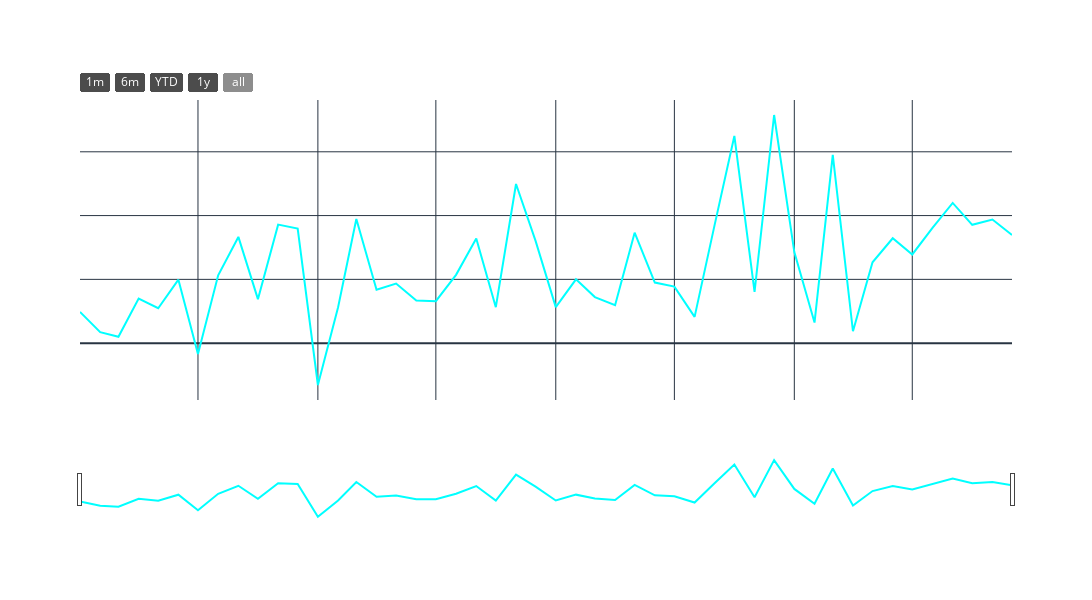

The code cell stored with this chart in its notebook:
### Code cell
# Group by month and sum the profit
profit_by_month = df.groupby('month_year')['Profit'].sum().reset_index()

# Create the line plot
fig = px.line(profit_by_month,
              x='month_year',
              y='Profit',
              title='Monthly Profit Analysis',
              hover_name='month_year',
              width=1200, height=600,
              template='plotly_dark')  # Use a dark theme

# Customize the line color
fig.update_traces(line=dict(color='cyan', width=2))

# Update layout for better readability on dark background
fig.update_layout(
    xaxis_title='Month-Year',
    yaxis_title='Profit',
    hovermode='x unified',
    xaxis=dict(
        tickangle=-45,
        tickfont=dict(size=10, color='white'),
        tickmode='auto',
        nticks=12
    ),
    yaxis=dict(
        tickfont=dict(size=10, color='white')
    ),
    title_font=dict(size=20, color='white'),
    paper_bgcolor='rgba(0,0,0,0)',  # Transparent background
    plot_bgcolor='rgba(0,0,0,0)',   # Transparent plot background
    font=dict(color='white')        # Set default font color to white
)

# Add range slider and selector
fig.update_xaxes(
    rangeslider_visible=True,
    rangeselector=dict(
        buttons=list([
            dict(count=1, label='1m', step='month', stepmode='backward'),
            dict(count=6, label='6m', step='month', stepmode='backward'),
            dict(count=1, label='YTD', step='year', stepmode='todate'),
            dict(count=1, label='1y', step='year', stepmode='backward'),
            dict(step='all')
        ]),
        bgcolor='rgba(0,0,0,0.7)',  # Semi-transparent background for the range selector
        font=dict(color='white')    # White text for the range selector
    )
)

# Show the plot
fig.show()

### Figure 1 — Plotly figure (JSON) as saved in the notebook; plotly's stock layout.template omitted (floating-point values rounded to 4 significant figures)
{"data": [{"hovertemplate": "<b>%{hovertext}</b><br><br>month_year=%{x}<br>Profit=%{y}<extra></extra>", "hovertext": ["2014-01", "2014-02", "2014-03", "2014-04", "2014-05", "2014-06", "2014-07", "2014-08", "2014-09", "2014-10", "2014-11", "2014-12", "2015-01", "2015-02", "2015-03", "2015-04", "2015-05", "2015-06", "2015-07", "2015-08", "2015-09", "2015-10", "2015-11", "2015-12", "2016-01", "2016-02", "2016-03", "2016-04", "2016-05", "2016-06", "2016-07", "2016-08", "2016-09", "2016-10", "2016-11", "2016-12", "2017-01", "2017-02", "2017-03", "2017-04", "2017-05", "2017-06", "2017-07", "2017-08", "2017-09", "2017-10", "2017-11", "2017-12"], "legendgroup": "", "line": {"color": "cyan", "dash": "solid", "width": 2}, "marker": {"symbol": "circle"}, "mode": "lines", "name": "", "orientation": "v", "showlegend": false, "type": "scatter", "x": ["2014-01", "2014-02", "2014-03", "2014-04", "2014-05", "2014-06", "2014-07", "2014-08", "2014-09", "2014-10", "2014-11", "2014-12", "2015-01", "2015-02", "2015-03", "2015-04", "2015-05", "2015-06", "2015-07", "2015-08", "2015-09", "2015-10", "2015-11", "2015-12", "2016-01", "2016-02", "2016-03", "2016-04", "2016-05", "2016-06", "2016-07", "2016-08", "2016-09", "2016-10", "2016-11", "2016-12", "2017-01", "2017-02", "2017-03", "2017-04", "2017-05", "2017-06", "2017-07", "2017-08", "2017-09", "2017-10", "2017-11", "2017-12"], "xaxis": "x", "y": [2450.0, 862.3, 498.7, 3489.0, 2739.0, 4977.0, -841.5, 5318.0, 8328.0, 3448.0, 9292.0, 8984.0, -3281.0, 2814.0, 9732.0, 4187.0, 4668.0, 3336.0, 3289.0, 5356.0, 8209.0, 2817.0, 12470.0, 8017.0, 2825.0, 5005.0, 3612.0, 2978.0, 8662.0, 4750.0, 4433.0, 2062.0, 9329.0, 16240.0, 4011.0, 17890.0, 7140.0, 1614.0, 14750.0, 933.3, 6343.0, 8223.0, 6953.0, 9041.0, 10990.0, 9275.0, 9690.0, 8483.0], "yaxis": "y"}], "layout": {"font": {"color": "white"}, "height": 600, "hovermode": "x unified", "legend": {"tracegroupgap": 0}, "paper_bgcolor": "rgba(0,0,0,0)", "plot_bgcolor": "rgba(0,0,0,0)", "title": {"font": {"color": "white", "size": 20}, "text": "Monthly Profit Analysis"}, "width": 1200, "xaxis": {"anchor": "y", "domain": [0, 1], "nticks": 12, "rangeselector": {"bgcolor": "rgba(0,0,0,0.7)", "buttons": [{"count": 1, "label": "1m", "step": "month", "stepmode": "backward"}, {"count": 6, "label": "6m", "step": "month", "stepmode": "backward"}, {"count": 1, "label": "YTD", "step": "year", "stepmode": "todate"}, {"count": 1, "label": "1y", "step": "year", "stepmode": "backward"}, {"step": "all"}], "font": {"color": "white"}}, "rangeslider": {"visible": true}, "tickangle": -45, "tickfont": {"color": "white", "size": 10}, "tickmode": "auto", "title": {"text": "Month-Year"}}, "yaxis": {"anchor": "x", "domain": [0, 1], "tickfont": {"color": "white", "size": 10}, "title": {"text": "Profit"}}}}
